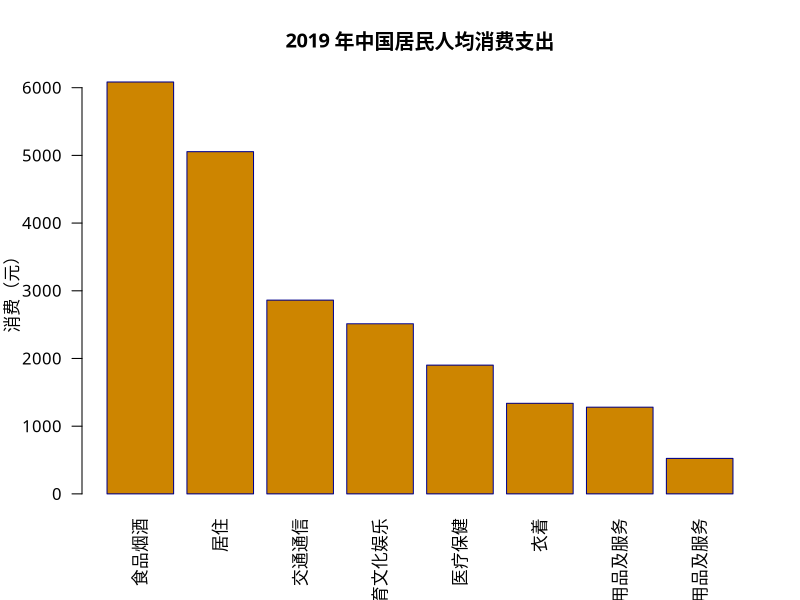
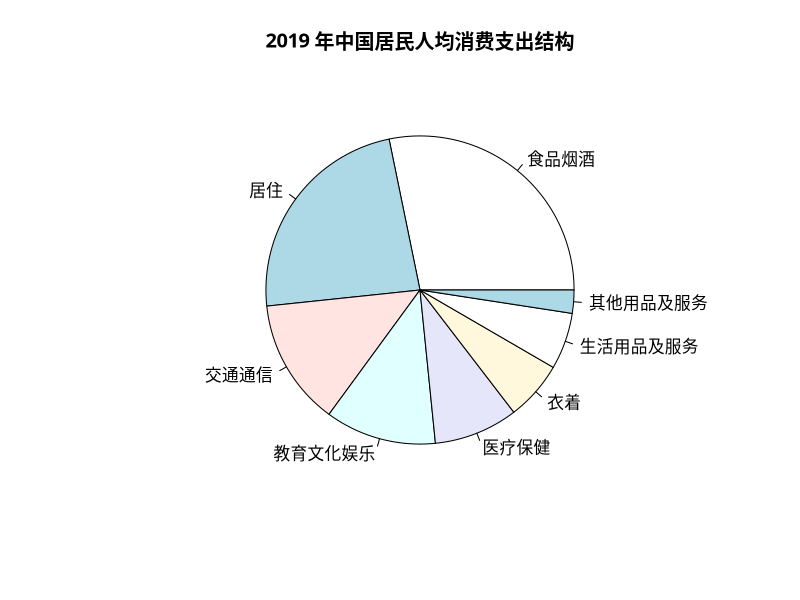
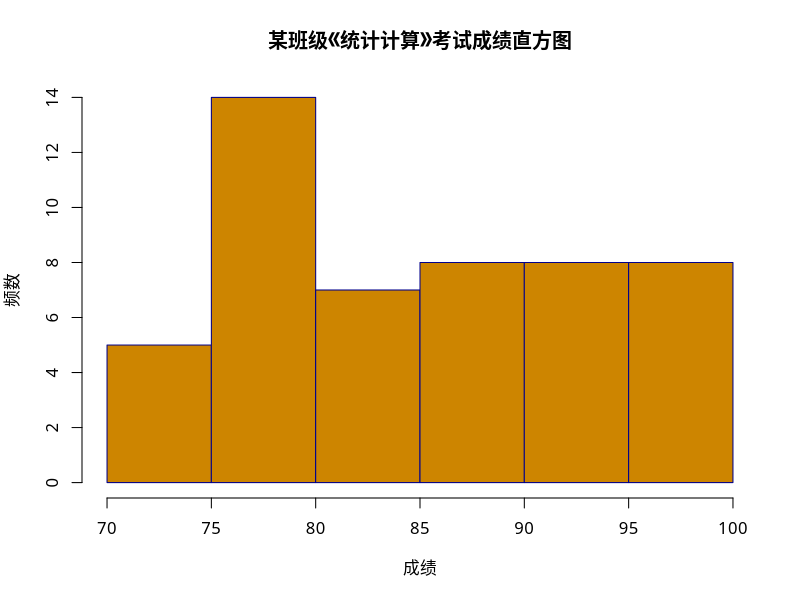

Write R code to recreate these figures, in order.
## ---- chunk 1
getwd()
## ---- chunk 2
num_x <- c(1.2, 4.5, 6)
int_x <- c(1L, 6L, 80L)
log_x <- c(TRUE, FALSE, T, F, F)
cha_x <- c('yanfei', 'feng')
cha_x
## ---- chunk 3
10:15
seq(from=1, to=10, by=3)
LETTERS[1:10]
rep(14, 10)
## ---- chunk 4
l <- list(a = c(1, 2), b = "apple", c = list(1,2))
l
str(l)
## ---- chunk 5
m <- matrix(c(1:6), 2, 3)
m
## ---- chunk 6
dim(m)
t(m)
## ---- chunk 7
n <- matrix(c(8:13), 2, 3)
rbind(m, n)
cbind(m, n)
## ---- chunk 8
df <- data.frame(x = 1:10, y = letters[1:10])
str(df)
## ---- chunk 9
df <- data.frame(x = 1:3)
df$y <- list(1:2, 1:3, 1:4)
df
## ---- chunk 10
x <- 1:10
x[1]  # 提取第一个元素
x[2]  # 提取第二个元素
x[c(1, 3, 4)] # 提取第1、3、4个元素
x[x > 2] # 提取大于2的元素
## ---- chunk 11
x <- list(a = 1:4, b = letters[1:4], d = c(TRUE, FALSE))
x[[1]] # 提取x的第一个元素
x[['b']] # 提取x的b元素
x$a # 提取x的a元素
x[1] # [] 返回的数据结构和x相同，还是一个列表
x[c(1,3)]
## ---- chunk 12
x <- matrix(1:6, 2, 3)
x[1, 2] # 提取x的第一行第二列
x[, 2] # 提取x的第二列
## ---- chunk 13
x <- data.frame(a = 1:10, b = letters[1:10], d = rnorm(10))
x$a # 提取x的a元素，相当于 x[[1]]
x[1] # 返回的还是数据框
head(x) # 查看x的前6行
tail(x) # 查看x的后6行
nrow(x) # x的行数
ncol(x) # x的列数
names(x) # x的列名
## ---- chunk 14
## Generate a uniform random number
x <- runif(1, 0, 10)  
if(x > 3) {
  y <- 10
} else {
  y <- 0
}
y
## ---- chunk 15
x <- c("a", "b", "c", "d")
for(i in 1:4) {
  ## 打印 x 中的第 i 个元素
  print(x[i])  
}
## ---- chunk 16
x <- c("a", "b", "c", "d")
for(x.ele in x) {
  print(x.ele)  
}
## ---- chunk 17
x <- list(a = 1:5, b = rnorm(10))
lapply(x, mean)
## ---- chunk 18
x <- 1:4
lapply(x, runif)
## ---- chunk 19
x <- list(a = 1:5, b = rnorm(10))
lapply(x, mean)
sapply(x, mean)
x <- 1:4
lapply(x, runif)
sapply(x, runif)
## ---- chunk 20
x <- rep(3, 4)
lapply(x, runif)
sapply(x, runif)
## ---- chunk 21
x <- matrix(rnorm(200), 20, 10)
# 对矩阵 x 的列求均值
apply(x, 2, mean)
# 对矩阵 x 的每一行求 20% 和 75% 分位数
apply(x, 1, quantile, probs = c(0.25, 0.75))
## ---- chunk 22
x <- c(rnorm(100), runif(100), rt(100, 2))
# 定义一个因子型的分组变量
f <- gl(3, 100)
# 求每一组的均值
tapply(x, f, mean)
## ---- chunk 23
mapply(rep, 1:4, 4:1)
## ---- chunk 24
list(rep(1, 4), rep(2, 3), rep(3, 2), rep(4, 1))
## ---- chunk 25
f <- function(x = 1:3, y) c(x, y)
f(1:3, 1:3)
mapply(f, 1:3, 1:3)
## ---- chunk 26
vf <- Vectorize(f)
vf(1:3,1:3)
## ---- chunk 27
f <- function(num  = 1) {
    myname <- "Yanfei \n"
    for (i in seq_len(num)) {
        cat(myname)
    }
    myname.length <- nchar(myname) * num
    return(myname.length)
}
mynamel <- f(3)
print(mynamel)
## ---- chunk 28
tab <- tibble::tibble(
  "R 函数" = c(
    "`barplot()`","`pie()`", "`hist()`","`density()`","`boxplot()`", "`plot()`", "`smoothScatter()`", "`pairs()`", "`image()`", "`contour()`", "`persp()`"),
  "描述" = c("条形图",
           "饼图",
           "直方图",
           "核密度图",
           "箱线图",
           "散点图",
           "带有平滑密度的散点图",
           "两两散点图",
           "图像",
           "等高线图",
           "三维图"))
knitr::kable(tab, booktabs=TRUE, longtable=FALSE, escape=FALSE, caption = "R 中的基础绘图函数")
## ---- chunk 29
expense <- data.frame(
  消费 = c(6084, 5055, 2862, 2513, 1902, 1338, 1281, 524), 
  类别 = c("食品烟酒", "居住",
         "交通通信", "教育文化娱乐",
         "医疗保健", "衣着",
         "生活用品及服务", "其他用品及服务"))
par(family = 'SimHei')
barplot(height = expense$消费, 
        main = "2019 年中国居民人均消费支出", 
        ylab = "消费（元）", 
        names.arg = expense$类别,
        border = 'darkblue',
        col = "orange3",
        las = 2)
## ---- chunk 30
par(family = 'SimHei')
pie(expense$消费,
    labels = expense$类别, 
    main = "2019 年中国居民人均消费支出结构")
## ---- chunk 31
set.seed(123)
grades <- sample(70:100,50,replace = TRUE)
grades
## ---- chunk 32
tab <- tibble::tibble(
  "成绩区间" = c(
    "(70, 75]","(75, 80]", "(80, 85]","(85, 90]","(90, 95]", "(95, 100]"),
  "学生数" = c(5, 14, 7, 8, 8, 8))
knitr::kable(tab, booktabs=TRUE, longtable=FALSE, escape=FALSE, caption = "某班级《统计计算》成绩分布情况")
## ---- chunk 33
par(family = 'SimHei')
hist(grades, breaks = 4, col = 'orange3', border='darkblue',main = '某班级《统计计算》考试成绩直方图', xlab = '成绩', ylab = '频数')
